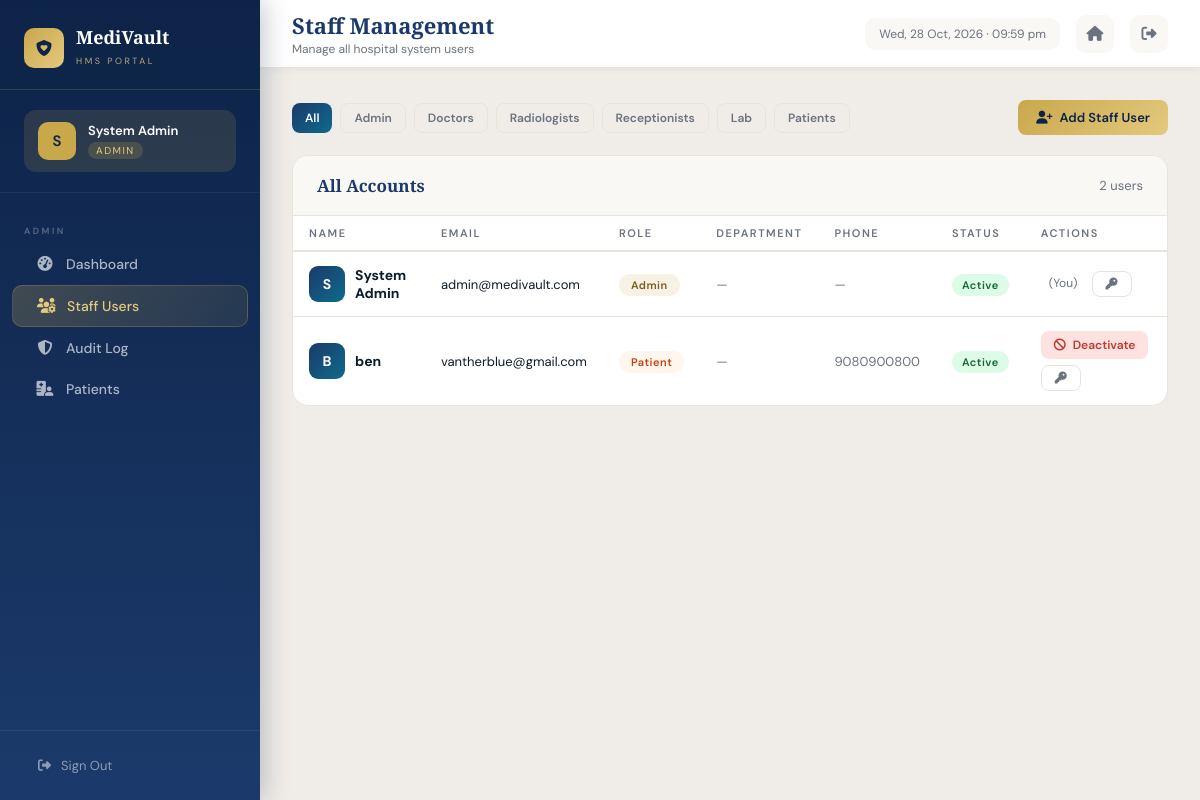
Page /admin/users (signed in) on the committed database.
### models/user.py (models this page shows, shortened)
class User(UserMixin, db.Model):
    __tablename__ = 'users'
    id         = db.Column(db.Integer, primary_key=True)
    full_name  = db.Column(db.String(120), nullable=False)
    email      = db.Column(db.String(120), unique=True, nullable=False)
    password   = db.Column(db.String(256), nullable=False)
    role       = db.Column(db.String(20), nullable=False, default='receptionist')
    department = db.Column(db.String(100))
    phone      = db.Column(db.String(20))
    is_active  = db.Column(db.Boolean, default=True)
    created_at = db.Column(db.DateTime, default=datetime.utcnow)

### routes/admin.py (the view)
@admin_bp.route('/admin/users')
@login_required
@admin_required
def list_users():
    role_filter = request.args.get('role', '')
    query = User.query
    if role_filter:
        query = query.filter_by(role=role_filter)
    users = query.order_by(User.role, User.full_name).all()
    return render_template('admin/users.html', users=users, role_filter=role_filter)

### models/user.py (called while the page is built)
@login_manager.user_loader
def load_user(user_id):
    return User.query.get(int(user_id))

### routes/admin.py (called while the page is built)
def admin_required(f):
    @wraps(f)
    def wrapper(*args, **kwargs):
        if current_user.role != 'admin':
            flash('Administrator access required.', 'danger')
            return redirect(url_for('dashboard.index'))
        return f(*args, **kwargs)
    return wrapper

### templates/admin/users.html (shortened to what this page needs)
{% extends "base.html" %}
{% block page_title %}Staff Management{% endblock %}
{% block page_subtitle %}Manage all hospital system users{% endblock %}
{% block sidebar_nav %}
<div class="nav-section-label">Admin</div>
<a href="/dashboard"    class="nav-item"><i class="fas fa-gauge-high"></i> Dashboard</a>
<a href="/admin/users"  class="nav-item active"><i class="fas fa-users-gear"></i> Staff Users</a>
<a href="/audit-log"    class="nav-item"><i class="fas fa-shield-halved"></i> Audit Log</a>
<a href="/patients"     class="nav-item"><i class="fas fa-hospital-user"></i> Patients</a>
{% endblock %}
{% block content %}
<div style="display:flex;justify-content:space-between;align-items:center;margin-bottom:20px;gap:12px;flex-wrap:wrap">
  <div style="display:flex;gap:8px;flex-wrap:wrap">
    <a href="/admin/users"                   class="btn btn-sm {% if not role_filter %}btn-primary{% else %}btn-outline{% endif %}">All</a>
    <a href="/admin/users?role=admin"        class="btn btn-sm {% if role_filter=='admin' %}btn-primary{% else %}btn-outline{% endif %}">Admin</a>
    <a href="/admin/users?role=doctor"       class="btn btn-sm {% if role_filter=='doctor' %}btn-primary{% else %}btn-outline{% endif %}">Doctors</a>
    <a href="/admin/users?role=radiologist"  class="btn btn-sm {% if role_filter=='radiologist' %}btn-primary{% else %}btn-outline{% endif %}">Radiologists</a>
    <a href="/admin/users?role=receptionist" class="btn btn-sm {% if role_filter=='receptionist' %}btn-primary{% else %}btn-outline{% endif %}">Receptionists</a>
    <a href="/admin/users?role=lab"          class="btn btn-sm {% if role_filter=='lab' %}btn-primary{% else %}btn-outline{% endif %}">Lab</a>
    <a href="/admin/users?role=patient"      class="btn btn-sm {% if role_filter=='patient' %}btn-primary{% else %}btn-outline{% endif %}">Patients</a>
  </div>
  <a href="/admin/users/new" class="btn btn-gold"><i class="fas fa-user-plus"></i> Add Staff User</a>
</div>
<div style="background:var(--white);border-radius:16px;border:1px solid var(--platinum);overflow:hidden">
  <div style="padding:18px 24px;border-bottom:1px solid var(--platinum);background:var(--ivory);display:flex;align-items:center;justify-content:space-between">
    <h3 style="font-family:'Playfair Display',serif;font-size:17px;font-weight:600;color:var(--royal)">All Accounts</h3>
    <span style="font-size:13px;color:var(--slate)">{{ users|length }} users</span>
  </div>
  <table class="data-table">
    <thead>
      <tr><th>Name</th><th>Email</th><th>Role</th><th>Department</th><th>Phone</th><th>Status</th><th>Actions</th></tr>
    </thead>
    <tbody>
      {% for u in users %}
      <tr>
        <td>
          <div style="display:flex;align-items:center;gap:10px">
            <div style="width:36px;height:36px;border-radius:9px;background:linear-gradient(135deg,var(--royal),var(--teal));display:flex;align-items:center;justify-content:center;color:var(--white);font-weight:700;font-size:14px;flex-shrink:0">
              {{ u.full_name[0].upper() }}
            </div>
            <strong>{{ u.full_name }}</strong>
          </div>
        </td>
        <td style="font-size:13px">{{ u.email }}</td>
        <td><span class="role-tag role-{{ u.role }}">{{ u.role.title() }}</span></td>
        <td style="font-size:13px;color:var(--slate)">{{ u.department or '—' }}</td>
        <td style="font-size:13px;color:var(--slate)">{{ u.phone or '—' }}</td>
        <td>
          {% if u.is_active %}
            <span class="status-badge status-active">Active</span>
          {% else %}
            <span class="status-badge" style="background:#FEE2E2;color:#991B1B">Inactive</span>
          {% endif %}
        </td>
        <td>
          <div style="display:flex;gap:6px;flex-wrap:wrap">
            {% if u.id != current_user.id %}
            <a href="/admin/users/{{ u.id }}/toggle"
               class="btn {% if u.is_active %}btn-danger{% else %}btn-gold{% endif %} btn-sm">
              <i class="fas fa-{% if u.is_active %}ban{% else %}check{% endif %}"></i>
              {{ 'Deactivate' if u.is_active else 'Activate' }}
            </a>
            {% else %}
            <span style="font-size:12px;color:var(--slate);padding:4px 8px">(You)</span>
            {% endif %}
            <button type="button" onclick="openReset({{ u.id }}, '{{ u.full_name }}')"
              class="btn btn-outline btn-sm" title="Reset Password">
              <i class="fas fa-key"></i>
            </button>
          </div>
        </td>
      </tr>
      {% endfor %}
    </tbody>
  </table>
</div>
{% endblock %}

### templates/base.html (shortened to what this page needs)
<!DOCTYPE html>
<html lang="en">
<head>
  <link rel="stylesheet" href="https://cdnjs.cloudflare.com/ajax/libs/font-awesome/6.5.0/css/all.min.css"/>
</head>
<body>
<aside class="sidebar">
  <a href="/" class="sidebar-logo">
    <div class="logo-icon"><i class="fas fa-shield-heart"></i></div>
    <div class="logo-name">
      <span>MediVault</span>
      <small>HMS Portal</small>
    </div>
  </a>
  <div class="sidebar-user">
    <div class="user-badge role-{{ current_user.role }}">
      <div class="user-avatar">{{ current_user.full_name[0].upper() }}</div>
      <div class="user-info">
        <div class="u-name">{{ current_user.full_name }}</div>
        <div class="u-role">{{ current_user.role.title() }}</div>
      </div>
    </div>
  </div>
  <nav class="sidebar-nav">
    {% block sidebar_nav %}{% endblock %}
  </nav>
  <div class="sidebar-footer">
    <a href="/auth/logout" class="btn-logout">
      <i class="fas fa-right-from-bracket"></i> Sign Out
    </a>
  </div>
</aside>
<div class="main-content">
  <div class="topbar">
    <div class="topbar-left">
      <h1>{% block page_title %}Dashboard{% endblock %}</h1>
      <p>{% block page_subtitle %}Welcome back{% endblock %}</p>
    </div>
    <div class="topbar-right">
      <div class="topbar-date" id="topbar-date"></div>
      <a href="/" class="topbar-icon-btn" title="Home"><i class="fas fa-house"></i></a>
      <a href="/auth/logout" class="topbar-icon-btn" title="Logout"><i class="fas fa-right-from-bracket"></i></a>
    </div>
  </div>
  <div class="page-content">
    {% block content %}{% endblock %}
  </div>
</div>
</body>
</html>

### templates/admin/users.html (style rules this page uses)
.role-tag { padding:4px 12px; border-radius:100px; font-size:11px; font-weight:600; letter-spacing:0.5px; }
.role-admin { background:rgba(201,168,76,0.15); color:#7C5A1E; }
.role-patient { background:#FFF7ED; color:#C2410C; }

### rows in the picture
User: full_name "S", full_name "System Admin", role "ADMIN", email "admin@medivault.com", role "Admin", department "—", phone "—", is_active "Active", shows "(You)"
User: full_name "B", full_name "ben", email "vantherblue@gmail.com", role "Patient", department "—", phone "9080900800", shows "Active", is_active "Deactivate"

### other values in the picture
{{ users|length }} "2"
